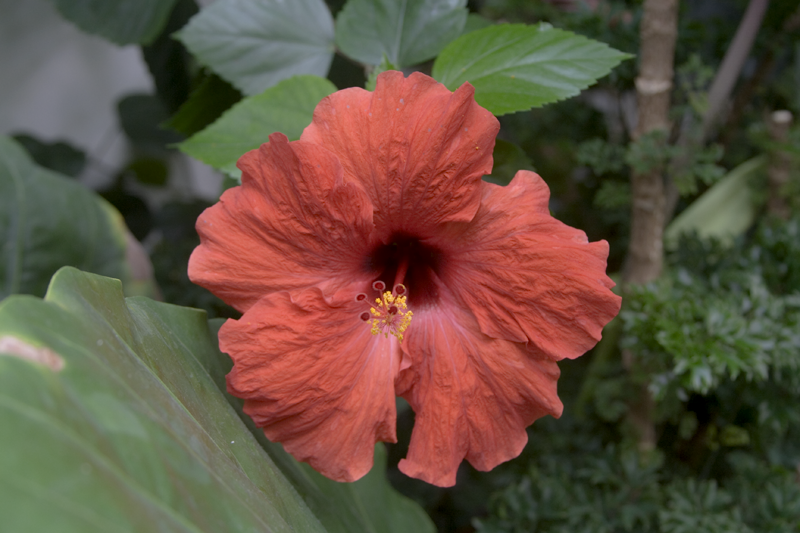
#> input picture img/flower.png, 800 x 533 px, found by its file name
$ python wls_filter.py
#> lines starting #> are read from the running program, lines starting #| are printed output that depends on the picture; long printed decimals are rounded
#!/usr/bin/env python
# -*- encoding: utf-8 -*-
"""
@file    :   wls_filter.py
@time    :   2019/09/27 12:28:53
@author  :   XiaoY
@version :   1.0
@contact :   zhaoyin214@qq.com
@license :   (c)copyright XiaoY
@desc    :   edge-preserving smoothing via weighted least squares (WLS)
"""

__author__ = "XiaoY"


#%%
import numpy as np
from scipy.sparse import spdiags, linalg


#%%
EPS = 1e-4
DIM_X = 1
DIM_Y = 0

#%%
def wls_filter(luma, lambda_=1, alpha=1.2):
    """
    edge-preserving smoothing via weighted least squares (WLS)
        u = F_λ (g) = (I + λ L_g)^(-1) g
        L_g = D_x^T A_x D_x +D_y^T A_y D_y

    arguments:
        luma (2-dim array, required) - the input image luma
        lambda_ (float) - balance between the data term and
            the smoothness term
        alpha (float) - a degree of control over the affinities
            by non-lineary scaling the gradients

    return:
        out (2-dim array)
    """
    height, width = luma.shape[0 : 2]
    size = height * width
    log_luma = np.log(luma + EPS)

    # affinities between adjacent pixels based on gradients of luma
    # dy
    diff_log_luma_y = np.diff(a=log_luma, n=1, axis=DIM_Y)
    diff_log_luma_y = - lambda_ / (np.abs(diff_log_luma_y) ** alpha + EPS)
    diff_log_luma_y = np.pad(
        array=diff_log_luma_y, pad_width=((0, 1), (0, 0)),
        mode="constant"
    )
    diff_log_luma_y = diff_log_luma_y.ravel()

    # dx
    diff_log_luma_x = np.diff(a=log_luma, n=1, axis=DIM_X)
    diff_log_luma_x = - lambda_ / (np.abs(diff_log_luma_x) ** alpha + EPS)
    diff_log_luma_x = np.pad(
        array=diff_log_luma_x, pad_width=((0, 0), (0, 1)),
        mode="constant"
    )
    diff_log_luma_x = diff_log_luma_x.ravel()

    # construct a five-point spatially inhomogeneous Laplacian matrix
    diff_log_luma = np.vstack((diff_log_luma_y, diff_log_luma_x))
    smooth_weights = spdiags(data=diff_log_luma, diags=[-width, -1],
                             m=size, n=size)

    w = np.pad(array=diff_log_luma_y, pad_width=(width, 0), mode="constant")
    w = w[: -width]
    n = np.pad(array=diff_log_luma_x, pad_width=(1, 0), mode="constant")
    n = n[: -1]

    diag_data = 1 - (diff_log_luma_x + w + diff_log_luma_y + n)
    smooth_weights = smooth_weights + smooth_weights.transpose() + \
        spdiags(data=diag_data, diags=0, m=size, n=size)

    out, _ = linalg.cg(A=smooth_weights, b=luma.ravel())
    out = out.reshape((height, width))
    # out = np.clip(a=out, a_min=0, a_max=100)

    return out

#%%
if __name__ == "__main__":

    from skimage.io import imread
    from skimage.color import rgb2lab, lab2rgb
    from skimage import img_as_float
    import matplotlib.pyplot as plt
    import numpy as np

    filepath = "./img/flower.png"
    image = imread(filepath)
#> image is the input picture: shape (533, 800, 3); mean R, G, B 99.7, 80.8, 64.2
    lab = rgb2lab(image)
#> lab: shape (533, 800, 3) float64; mean of channels 0, 1, 2 36.4, 4.8, 14
    luma = lab[:, :, 0]
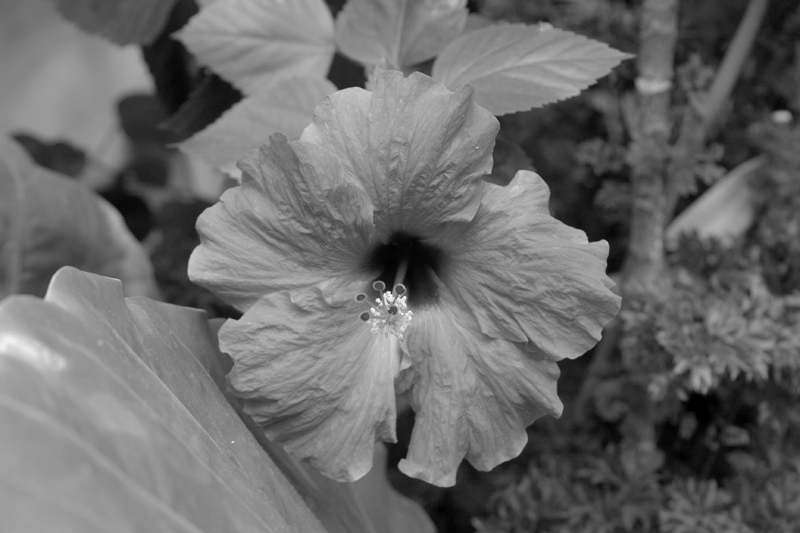
#> luma: shape (533, 800) float64; min 0, max 86.44, mean 36.4; drawn with min black and max white
    print(np.max(luma), np.min(luma))
#| 86.439 0.0

    res = wls_filter(luma=luma, lambda_=0.125, alpha=1.2)
#> in wls_filter, `log_luma = np.log(luma + EPS)`:
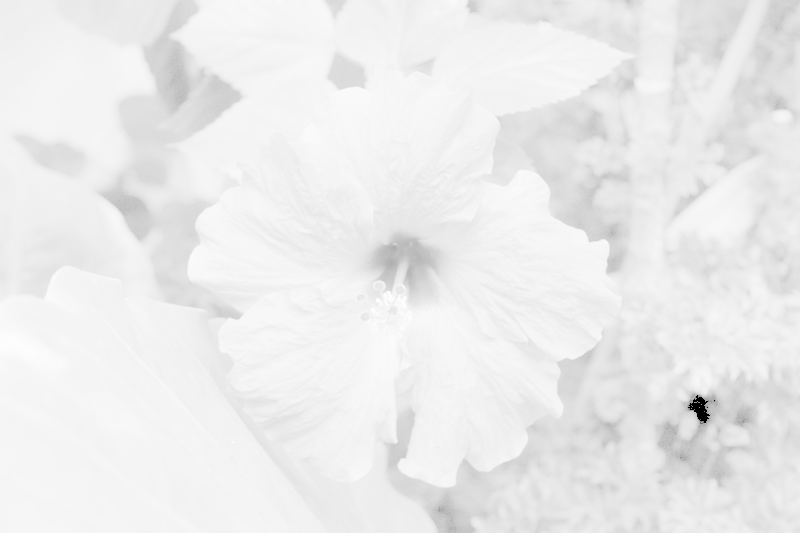
#> log_luma: shape (533, 800) float64; min -9.21, max 4.46, mean 3.45; drawn with min black and max white
#> in wls_filter, `diff_log_luma_y = - lambda_ / (np.abs(diff_log_luma_y) ** alpha + EPS)`:
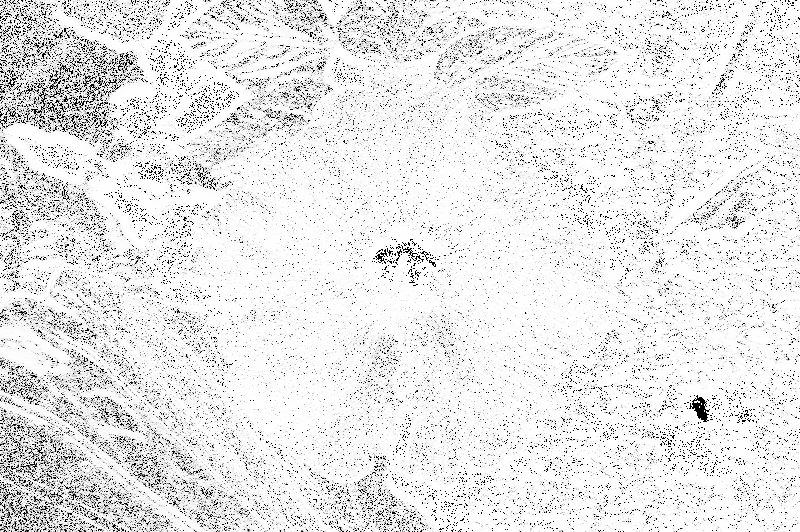
#> diff_log_luma_y: shape (532, 800) float64; min -1250, max -0.00752, mean -116.5; drawn with min black and max white
#> in wls_filter, `diff_log_luma_y = np.pad( array=diff_log_luma_y, pad_width=((0, 1), (0..`:
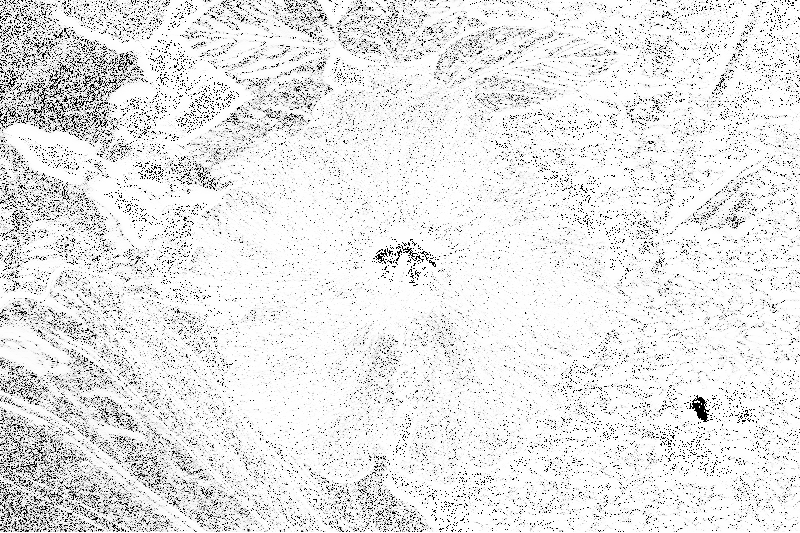
#> diff_log_luma_y: shape (533, 800) float64; min -1250, max 0, mean -116.3; drawn with min black and max white
#> in wls_filter, `diff_log_luma_x = - lambda_ / (np.abs(diff_log_luma_x) ** alpha + EPS)`:
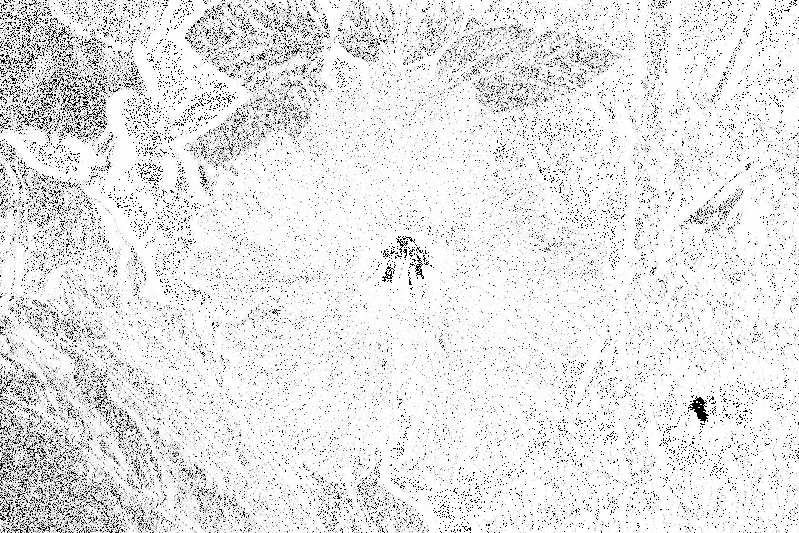
#> diff_log_luma_x: shape (533, 799) float64; min -1250, max -0.00732, mean -118.7; drawn with min black and max white
#> in wls_filter, `diff_log_luma_x = np.pad( array=diff_log_luma_x, pad_width=((0, 0), (0..`:
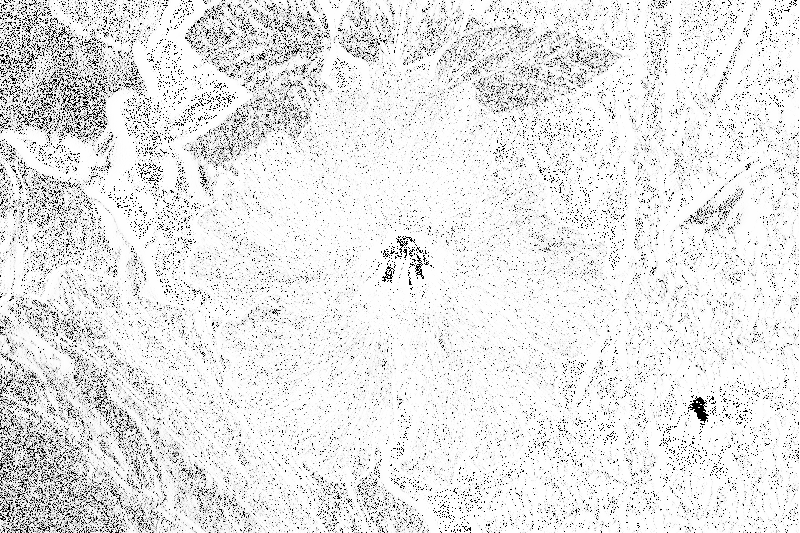
#> diff_log_luma_x: shape (533, 800) float64; min -1250, max 0, mean -118.6; drawn with min black and max white
#> in wls_filter, `out = out.reshape((height, width))`:
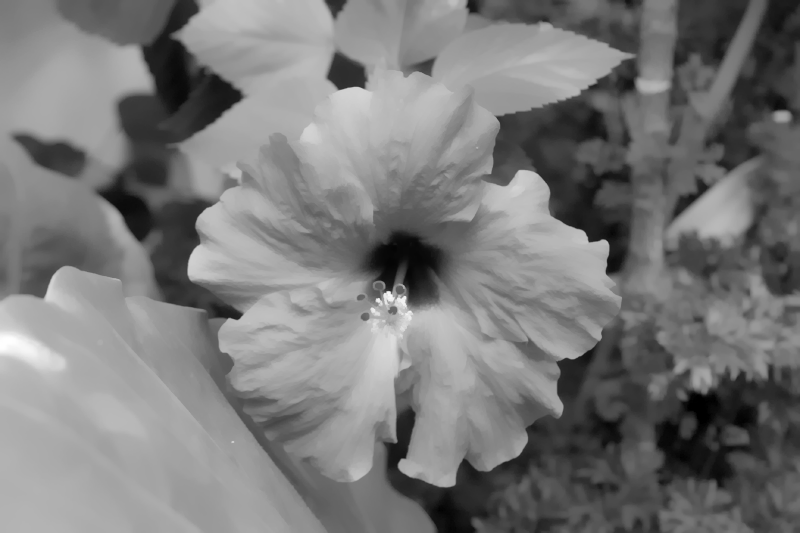
#> out: shape (533, 800) float64; min 0.00373, max 76.36, mean 36.4; drawn with min black and max white
    image_out = lab2rgb(
        lab=np.asarray([res, lab[..., 1], lab[..., 2]]).transpose(1, 2, 0)
    )

    fig = plt.figure(figsize=(10, 8))
    ax = fig.add_subplot(1, 2, 1)
    ax.imshow(image)
    ax.axis("off")
    ax = fig.add_subplot(1, 2, 2)
    ax.imshow(image_out)
    ax.axis("off")
    plt.show()


#%%

$ run again, with img/beach.png copied over img/flower.png
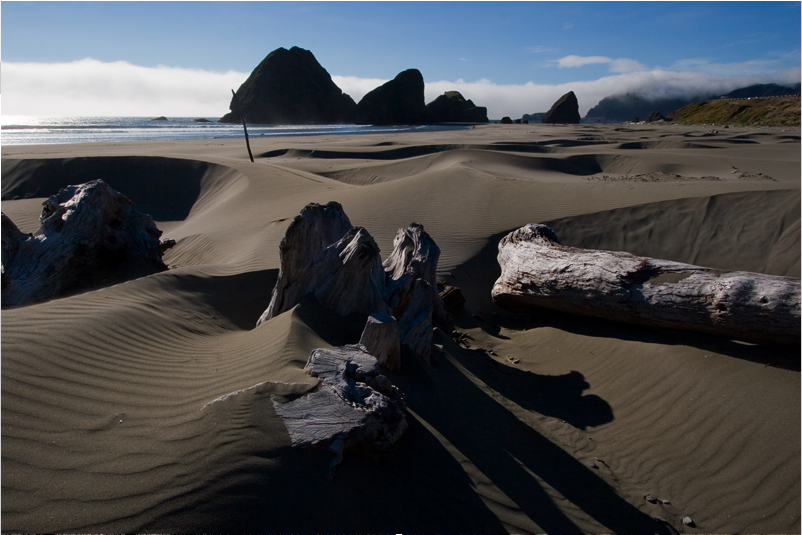
#> input picture img/beach.png, 802 x 535 px, found by its file name
#> image is the input picture: shape (535, 802, 3); mean R, G, B 72.8, 74.6, 77.8
#> lab: shape (535, 802, 3) float64; mean of channels 0, 1, 2 30.7, 0.9, -1.4
#| 100.0 0.0
#> in wls_filter, `diff_log_luma_x = np.pad( array=diff_log_luma_x, pad_width=((0, 0), (0..`:
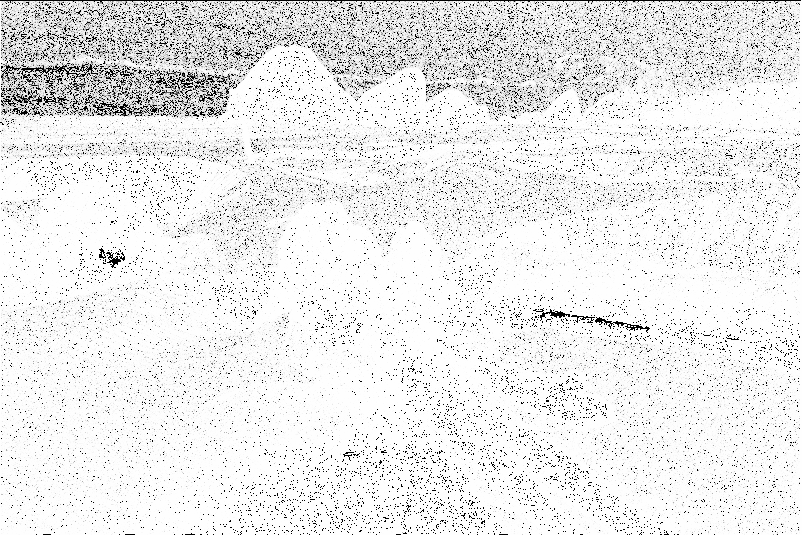
#> diff_log_luma_x: shape (535, 802) float64; min -1250, max 0, mean -100.6; drawn with min black and max white
#> in wls_filter, `out = out.reshape((height, width))`:
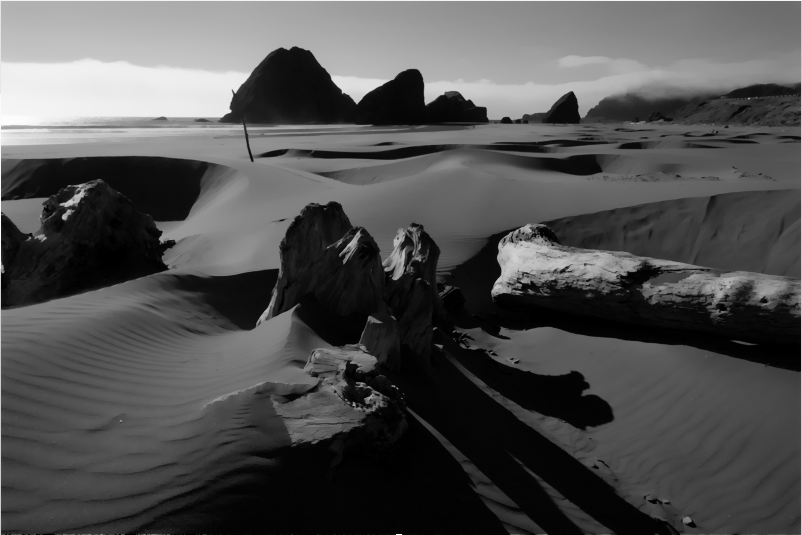
#> out: shape (535, 802) float64; min 0.00175, max 96.71, mean 30.7; drawn with min black and max white

$ run again, with img/orig.png copied over img/flower.png
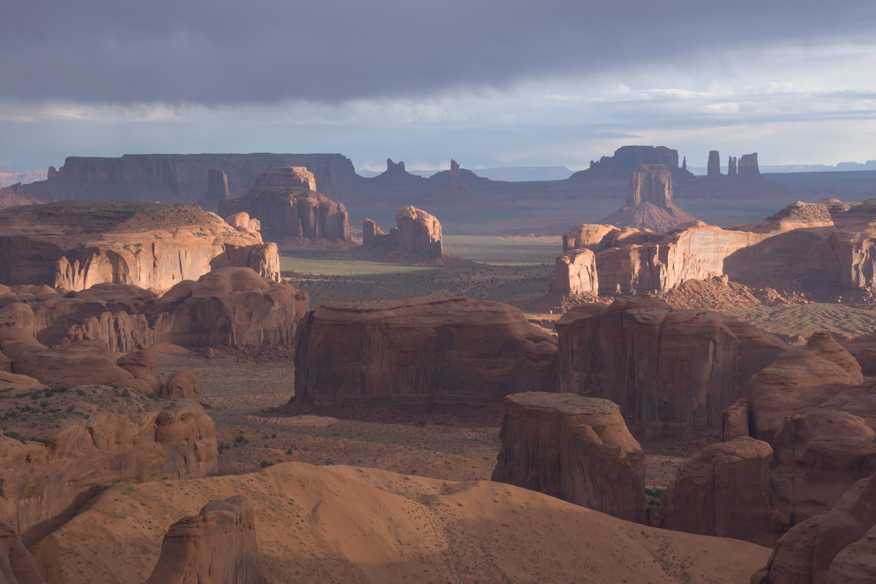
#> input picture img/orig.png, 876 x 584 px, found by its file name
#> image is the input picture: shape (584, 876, 3); mean R, G, B 115.7, 102.1, 107.5
#> lab: shape (584, 876, 3) float64; mean of channels 0, 1, 2 44.2, 7.4, -0.5
#| 93.324 7.968
#> in wls_filter, `log_luma = np.log(luma + EPS)`:
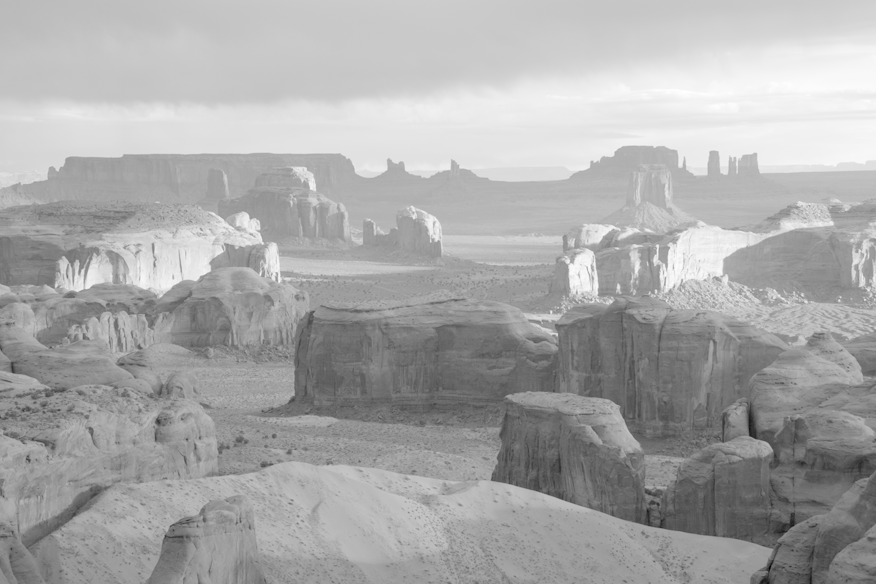
#> log_luma: shape (584, 876) float64; min 2.08, max 4.54, mean 3.71; drawn with min black and max white
#> in wls_filter, `diff_log_luma_x = np.pad( array=diff_log_luma_x, pad_width=((0, 0), (0..`:
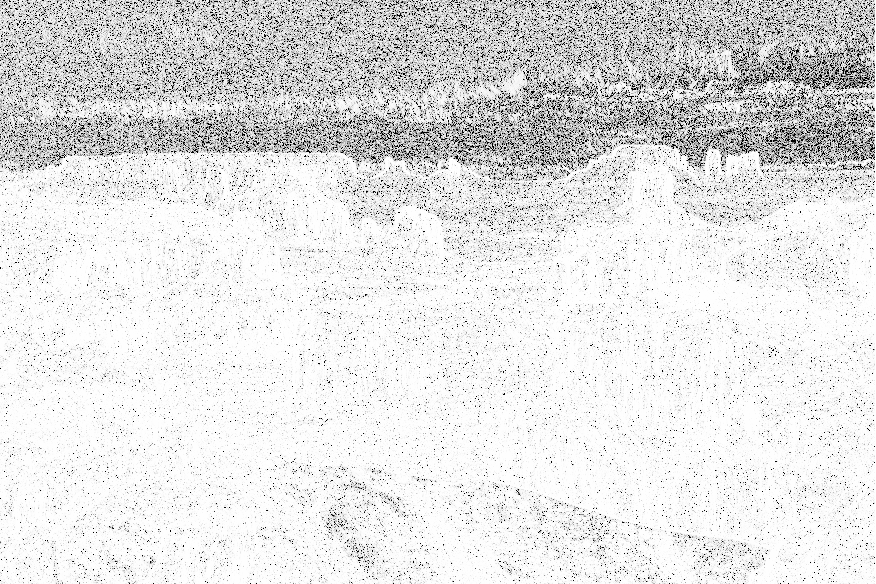
#> diff_log_luma_x: shape (584, 876) float64; min -1250, max 0, mean -141.5; drawn with min black and max white
